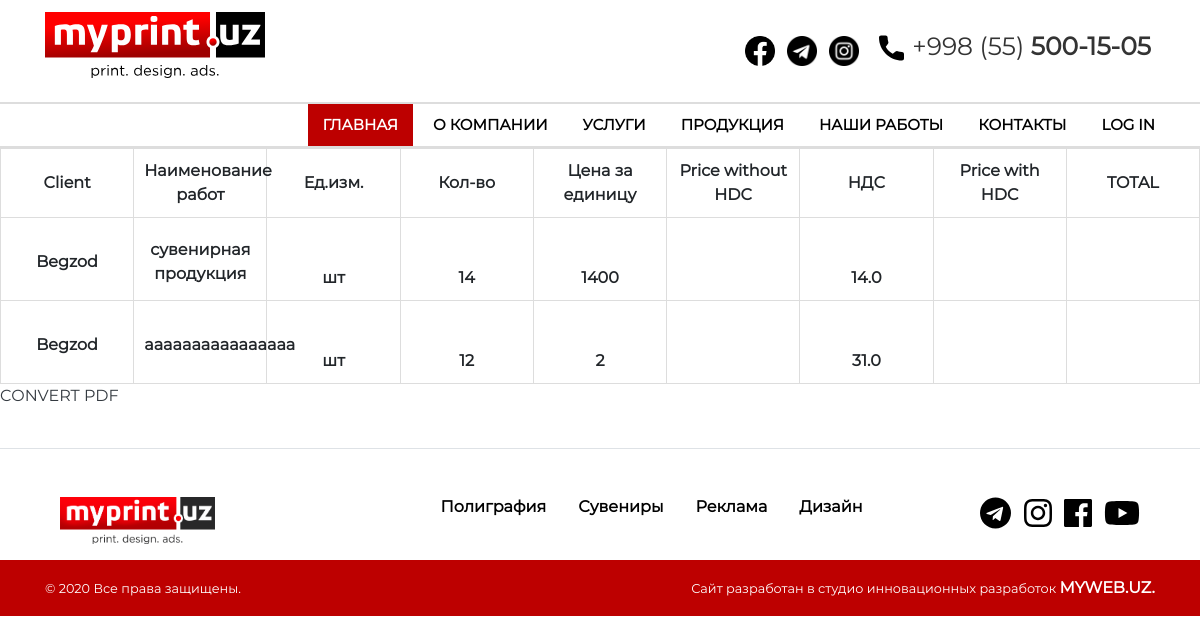
Screenshot of /en/list/ with the database file from the repository.
### myprint/models.py (models this page shows, shortened)
class OrderForm(models.Model):
    Product_Status = (
        ('шт', 'шт'),
        ('усл', 'усл'),
    )
    customer = models.ForeignKey(Customer, related_name = "orders", on_delete=models.CASCADE)
    name = models.CharField(max_length=65, blank=True, null=True)
    status_order = models.CharField(max_length=20, choices=Product_Status, default='шт', null=True, blank=True)
    amount = models.IntegerField(blank=True, null=True)
    price = models.PositiveIntegerField(blank=True, null=True)
    VAT = models.FloatField(blank=True, null=True)
    class Meta:
        db_table = 'orders'

class Customer(models.Model):
    id_name_order = models.CharField(max_length=300)
    client = models.CharField(max_length=65)
    client_phone_number = models.CharField(max_length=65)
    date_order = models.DateTimeField(auto_now_add=False)
    ready_product_date_order = models.DateTimeField(auto_now_add=False)
    class Meta:
        db_table = 'customers'

### myprint/views.py (the view)
# urls.py: path('list/', listview, name="list"),
def listview(request):
    datas = OrderForm.objects.all()
    dataform = Customer.objects.all()
    context = {'datas' : datas,'dataform' : dataform}
    return render(request, 'multi_forms/list.html', context=context)

### myprint/templates/multi_forms/list.html
{% extends 'base.html' %}
{% load static %}
{% block content %}
	<table>
     <thead>
        <tr>
          <th scope='col'>Client</th>
          <th scope='col'>Наименование работ</th>
          <th scope='col'>Ед.изм.</th>
          <th scope='col'>Кол-во</th>
          <th scope='col'>Цена за единицу</th>
          <th scope='col'>Price without HDC</th>
          <th scope='col'>НДС</th>
          <th scope='col'>Price with HDC</th>
          <th scope='col'>TOTAL</th>
        </tr>
     </thead>
     <tbody>
         {% for data in datas %}
           <tr>
            <td class="pt-3">{{data.customer.client}}</td>
            <td class="pt-3">{{data.name}}</td>
            <td class="pt-5">{{data.status_order}}</td>
            <td class="pt-5">{{data.amount}}</td>
            <td class="pt-5">{{data.price}}</td>
            <td class="pt-5">{{price_without_VAT}}</td>
            <td class="pt-5">{{data.VAT}}</td>
            <td class="pt-5">{{total}}</td>
           </tr>
         {% endfor %}
     </tbody>
    </table>
    <p><a href="{% url 'myprint:create_pdf' %}" class="h6 text-dark">CONVERT PDF</a></p><br>
{% endblock %}

### static/css/style.css (style rules this page uses)
*, *::before, *::after { font-family: "Montserrat-Regular"; font-weight: 900; font-size: 16px; }
table { border: 1px solid rgb(255, 255, 255); border-collapse: collapse; margin: 0; padding: 0; width: 100%; table-layout: fixed; }
table tr { border: 1px solid #ddd; padding: .35em; }
table th, table td { padding: .625em; text-align: center; border: 1px solid #ddd; }
a, a:hover { text-decoration: none; }

### rows the page displays
OrderForm: customer.client "Begzod", name "сувенирная продукция", status_order "шт", amount "14", price "1400", VAT "14.0"
OrderForm: customer.client "Begzod", name "aaaaaaaaaaaaaaaa", status_order "шт", amount "12", price "2", VAT "31.0"
